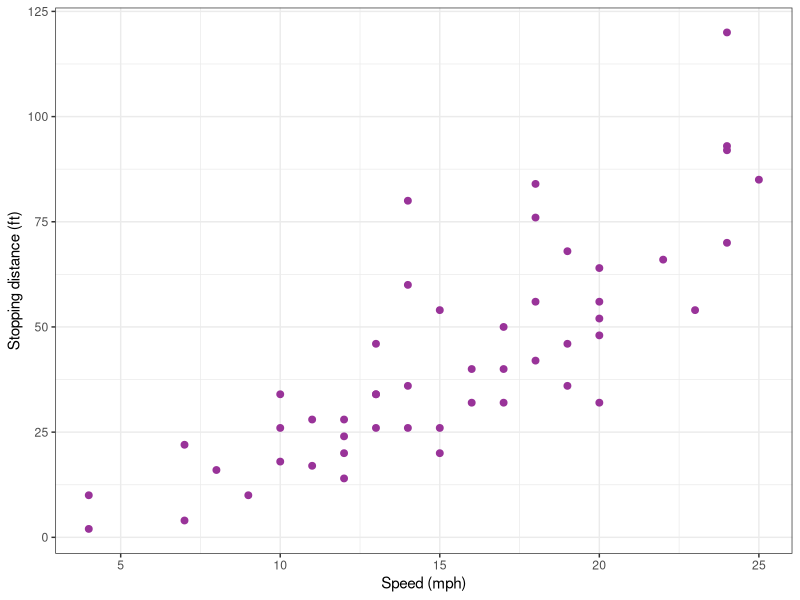
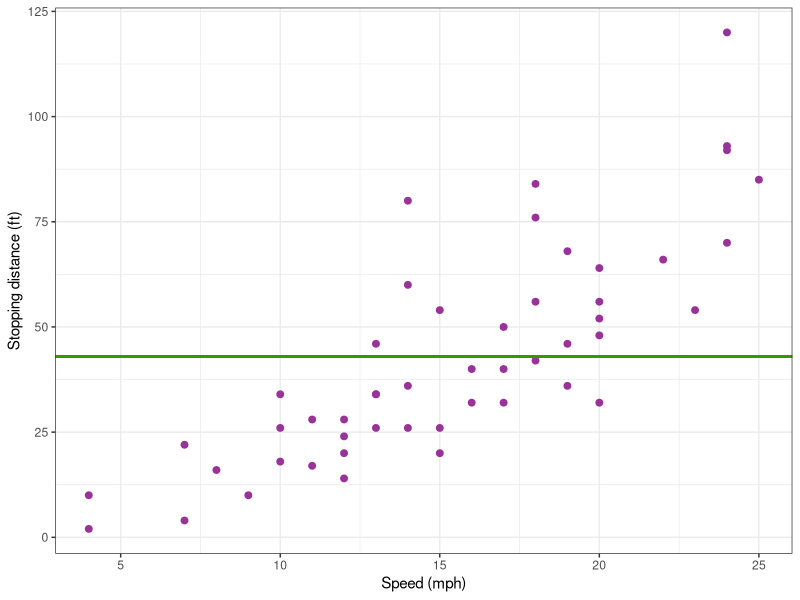
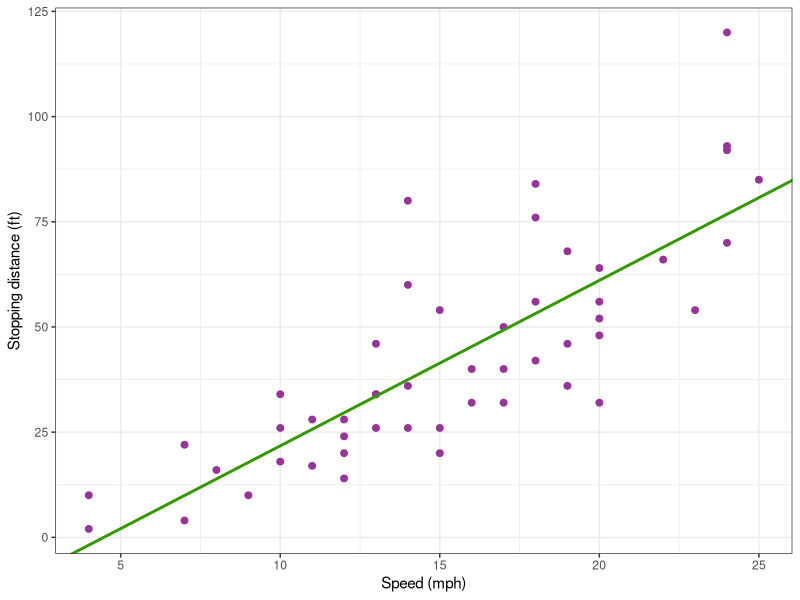
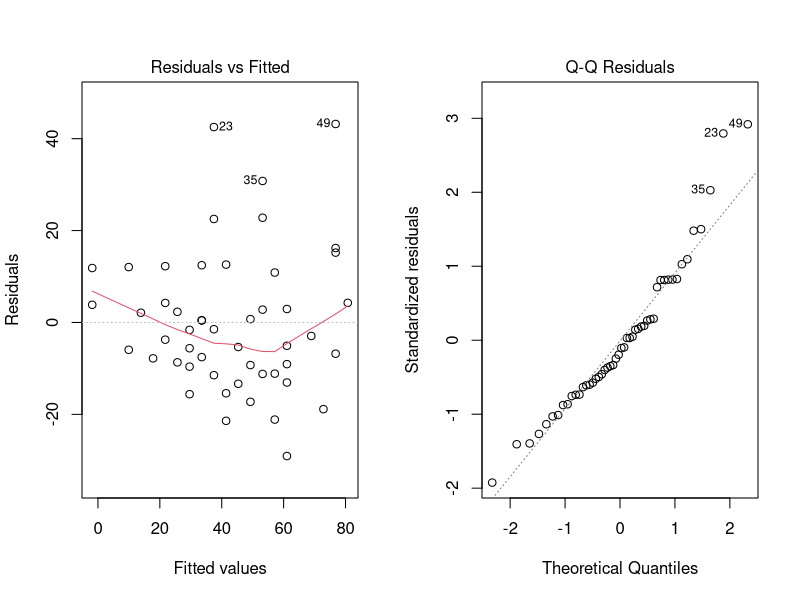
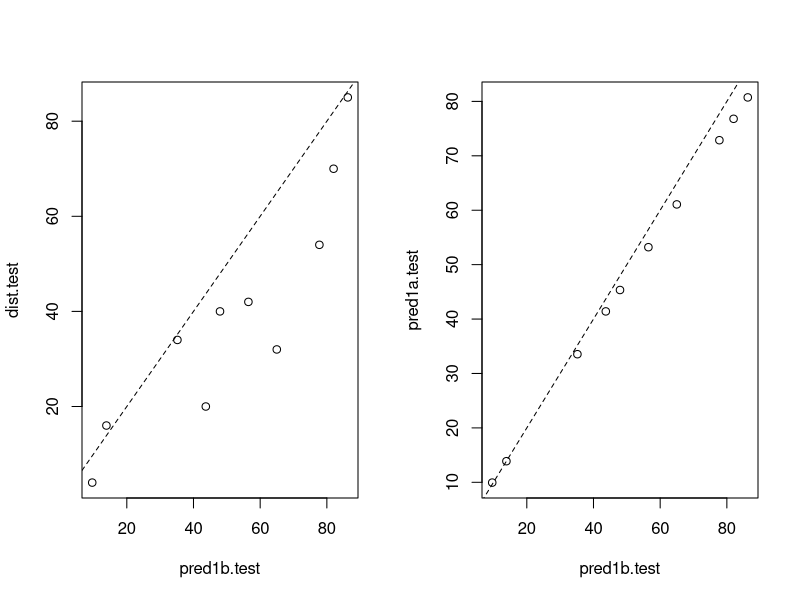
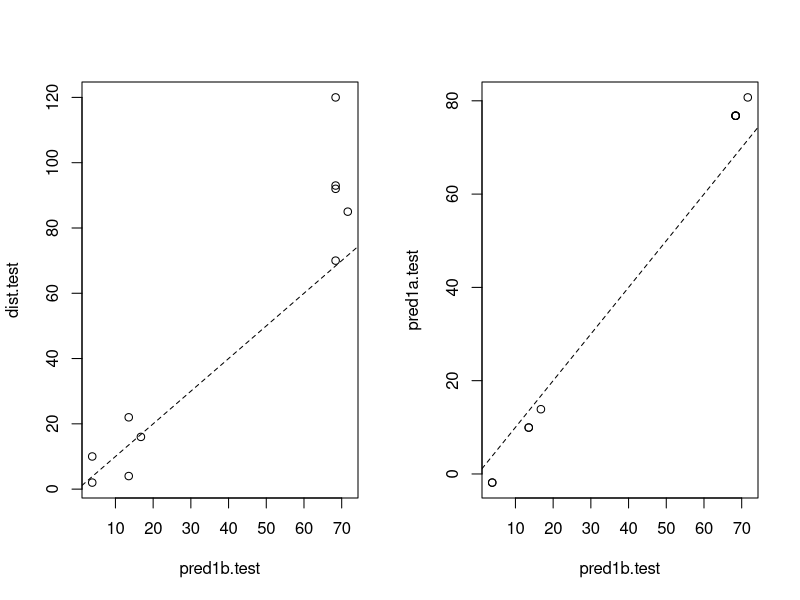
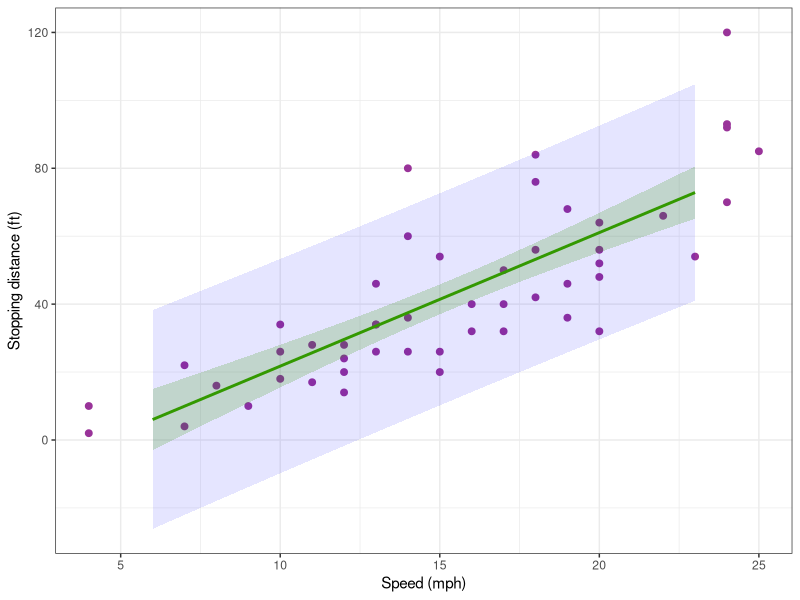
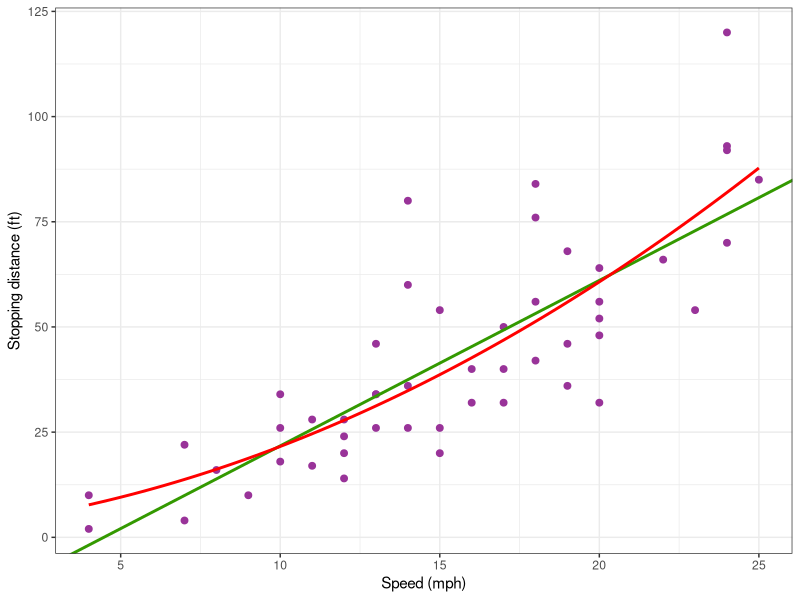

Generate these figures, in order, with R:
#########################################################
#                                                       #
#                                                       #
#        Linear regression in R                         #
#                                                       #
#                                                       #
#########################################################

#########################################################
## The cars data                                        #
#########################################################

data(cars)
head(cars)

#########################################################
## ggplot                                               #
#########################################################

library(ggplot2)
theme_set(theme_bw())



pl <- ggplot(cars) + geom_point(aes(x=speed, y=dist), size=2, colour="#993399") + 
  xlab("Speed (mph)") + ylab("Stopping distance (ft)")  
print(pl)
attach(cars)
lm0 <- lm(dist ~ 1)
lm0
summary(lm0)

pl + geom_hline(yintercept=coef(lm0)[1],size=1, colour="#339900")
lm1 <- lm(dist ~ speed, data=cars)
coef(lm1)
summary(lm1)
confint(lm1)
pl  + geom_abline(intercept=coef(lm1)[1],slope=coef(lm1)[2],size=1, colour="#339900")
par(mfrow = c(1, 2))
plot(lm1, which=c(1,2))

set.seed(100)
n <- nrow(cars)
i.training <- sort(sample(n,round(n*0.8)))
cars.training <- cars[i.training,]
cars.test  <- cars[-i.training,]
pred1a.test <- predict(lm1, newdata=cars.test)


lm1.training <- lm(dist ~ speed, data=cars.training)
pred1b.test <- predict(lm1.training, newdata=cars.test)
data.frame(cars.test, pred1a.test, pred1b.test)
dist.test <- cars.test$dist
par(mfrow=c(1,2))
plot(pred1b.test, dist.test)
abline(a=0, b=1, lty=2)
plot(pred1b.test, pred1a.test)
abline(a=0, b=1, lty=2)


cor.test <- cor(pred1a.test, dist.test)
R2.test <- cor.test^2
R2.test

i.training <- c(6:45)
cars.training <- cars[i.training,]
cars.test  <- cars[-i.training,]
dist.test <- cars.test$dist
pred1a.test <- predict(lm1, newdata=cars.test)
lm1.training <- lm(dist ~ speed, data=cars.training)
pred1b.test <- predict(lm1.training, newdata=cars.test)
par(mfrow=c(1,2))
plot(pred1b.test, dist.test)
abline(a=0, b=1, lty=2)
plot(pred1b.test, pred1a.test)
abline(a=0, b=1, lty=2)


alpha <- 0.05
df.new <- data.frame(speed=(6:23))
conf.dist <- predict(lm1, newdata = df.new, interval="confidence", level=1-alpha) 
head(conf.dist)

pred.dist <- predict(lm1, newdata = df.new, interval="prediction", level=1-alpha) 
head(pred.dist)

df.new[c("fit","lwr.conf", "upr.conf")] <- conf.dist
df.new[c("lwr.pred", "upr.pred")] <- pred.dist[,2:3]
pl +   
  geom_ribbon(data=df.new, aes(x=speed, ymin=lwr.pred, ymax=upr.pred), alpha=0.1, inherit.aes=F, fill="blue") + 
  geom_ribbon(data=df.new, aes(x=speed, ymin=lwr.conf, ymax=upr.conf), alpha=0.2, inherit.aes=F, fill="#339900") +  
  geom_line(data=df.new, aes(x=speed, y=fit), colour="#339900", size=1)

lm2 <- lm(dist ~  speed + I(speed^2))
summary(lm2)

X <- model.matrix(lm2)
S <- solve(t(X)%*%X)
d <- sqrt(diag(S))
R <- S/(d%*%t(d))
R

f <- function(x,c) coef(lm2)[1] + coef(lm2)[2]*x + coef(lm2)[3]*x^2
#f <- function(x,c) coef(lm2)[1]*x + coef(lm2)[2]*x^2
pl  + geom_abline(intercept=coef(lm1)[1],slope=coef(lm1)[2],size=1, colour="#339900") +
  stat_function(fun=f, colour="red", size=1)

lm2t <- lm(dist ~ speed + I(speed^2), data=cars.training)
f <- function(x,c) coef(lm2t)[1] + coef(lm2t)[2]*x + coef(lm2t)[3]*x^2
pl + stat_function(fun=f, colour="#339900", size=1) + geom_point(data=cars.test, aes(x=speed, y=dist), color="blue")

lm2.noint <- lm(dist ~ -1 + speed + I(speed^2))
coef(lm2.noint)
X <- model.matrix(lm2.noint)
head(X)


df.new <- data.frame(speed=(0:27))
conf.dist <- predict(lm2.noint, newdata = df.new, interval="confidence", level=1-alpha) 
pred.dist <- predict(lm2.noint, newdata = df.new, interval="prediction", level=1-alpha) 
df.new[c("fit","lwr.conf", "upr.conf")] <- conf.dist
df.new[c("lwr.pred", "upr.pred")] <- pred.dist[,2:3]
pl +   
  geom_ribbon(data=df.new, aes(x=speed, ymin=lwr.pred, ymax=upr.pred), alpha=0.1, inherit.aes=F, fill="blue") + 
  geom_ribbon(data=df.new, aes(x=speed, ymin=lwr.conf, ymax=upr.conf), alpha=0.2, inherit.aes=F, fill="#339900") +  
  geom_line(data=df.new, aes(x=speed, y=fit), colour="#339900", size=1)


lm2.poly <- lm(dist ~ poly(speed, degree=2, raw=T))
M <- model.matrix(lm2.poly)
head(M)
print(coef(lm2.poly))


lm1.ortho <- lm(dist ~ poly(speed, degree=1))
M1 <- model.matrix(lm1.ortho)
head(M1)

coef(lm1.ortho)

lm2.ortho <- lm(dist ~ poly(speed, degree=2))
M2 <- model.matrix(lm2.ortho)
head(M2)

t(M2)%*%M2

summary(lm2.ortho)


summary(lm1.ortho)$coefficients


anova(lm0, lm1)

anova(lm1, lm2)


logLik(lm0)
logLik(lm1)
logLik(lm2)

dl <- 2*as.numeric(logLik(lm1) - logLik(lm0))
1-pchisq(dl,1)

dl <- 2*as.numeric(logLik(lm2) - logLik(lm1))
1-pchisq(dl,1)

AIC(lm0,lm1,lm2)
BIC(lm0,lm1,lm2)


library(gridExtra)
pl1 <- pl + scale_x_log10() 
pl2 <- pl + scale_y_log10() 
grid.arrange(pl1, pl2, nrow=1)

lm1.log <- lm(log(dist) ~ log(speed))
summary(lm1.log)

par(mfrow=c(1,2))
plot(log(speed),log(dist))
abline(a=coef(lm1.log)[1], b=coef(lm1.log)[2], col="#339900")
plot(lm1.log, which=1)


logLik(lm1.log)
logLik(lm1.log) - sum(log(dist))
AIC(lm1.log) - 2*sum(log(1/dist))
BIC(lm1.log) - 2*sum(log(1/dist))